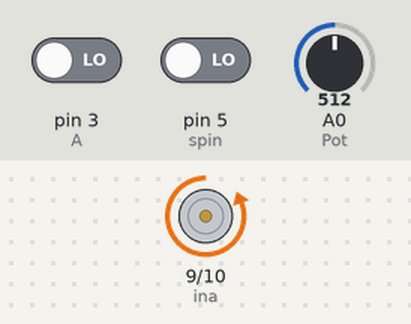
Recording of a sketch running on a simulated Arduino Uno, built with avr-gcc and run on an emulated ATmega328P. Shown: motor-driver pin pairs drawn as motors (green arrow = first pin HIGH = forward, orange = second pin HIGH = backward, longer = more drive, scaled by the enable pin). The test bench sets the inputs (shaded band); at power-on: A0 (Pot) = 512, pin 5 (spin) LOW, pin 3 (A) LOW.

Above: at 1.2 s.
1.3 s: A0 (Pot) set to 6
2.8 s: A0 (Pot) set to 3
At 3.5 s:
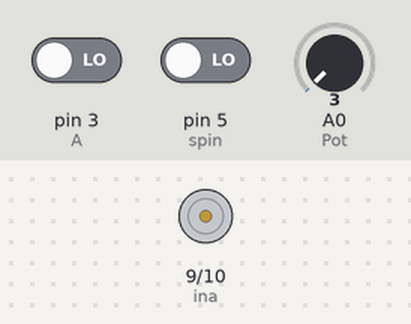
4.4 s: pin 5 (spin) driven HIGH
5.9 s: A0 (Pot) set to 122
At 6.6 s:
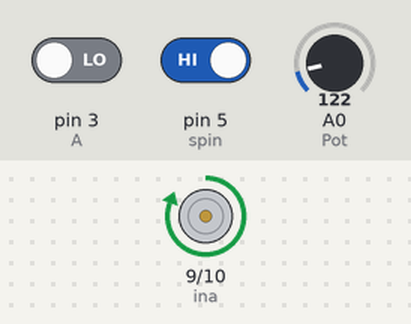
9.2 s: pin 5 (spin) driven LOW
At 10.3 s:
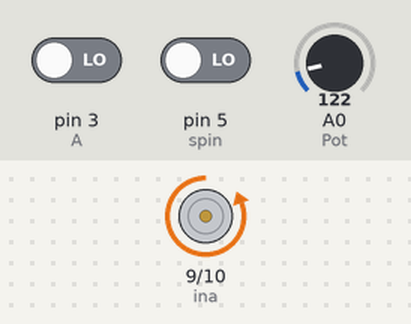
Timing chart, 0 to 11.7 s (numbered marks = the images above; inputs shaded):
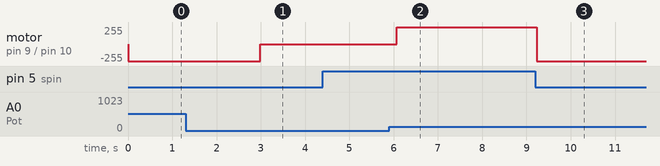

Measured:
- the behaviour switches between 5 and 4 on A0 (Pot) (found by bisection; images 0 and 1)
- after the input at 1.3 s, every drawn part: stays the same
- after the input at 2.8 s, motor on pin 9 (ina) / pin 10 (inb): backward 255/255 → stopped after 0.18 s
- after the input at 5.9 s, motor on pin 9 (ina) / pin 10 (inb): stopped → forward 255/255 after 0.17 s
- after the input at 9.2 s, motor on pin 9 (ina) / pin 10 (inb): forward 255/255 → backward 255/255 at once

The sketch:

Encoder_RTOS.ino
```cpp
//Practica 2 Read encoder and move it acording to a reference
//Libraries
#include <Arduino_FreeRTOS.h>
#include <queue.h>


///////////////Definitions/////////////////////
             /////Digital/////
///button for changing spin of motor
#define spin 5
#define A 3 //Phase A from encoder isr
#define B 4 //Phase B from encoder
//Reference
#define Pot 0
///MOTOR///
#define ina 9
#define inb 10
#define EN 11 //PWM h bridge send by a potentiometer

// define tasks functions names
void ReadPot_Task( void *pvParameters );
void ChangeSpin_Task( void *pvParameters );
void ReadMotor_Task( void *pvParameters );
void MoveMotor_Task( void *pvParameters );

//define queues handles variables
QueueHandle_t RefHandler;
QueueHandle_t EncoderHandler;
QueueHandle_t ButtonHandler;

void setup() {
   //initializing Serial plot for debugging
  Serial.begin(9600);
  /////PINOUT Declaration/////
  //motor
  pinMode(EN, OUTPUT);
  pinMode(ina, OUTPUT);
  pinMode(inb, OUTPUT);
   //Encoder and Potentiometer
  pinMode(Pot, INPUT);
  pinMode(A, INPUT);
  pinMode(B, INPUT);
  //button
  pinMode(spin, INPUT);
  //initialize moto
  digitalWrite(EN, 0);
  digitalWrite(ina, LOW);
  digitalWrite(inb, LOW);

   //initializing tasks:
  xTaskCreate(
    ReadPot_Task       // Function name
    ,  "Reference"  // A name just for humans
    ,  128  // This stack size can be checked & adjusted by reading the Stack Highwater
    ,  NULL //Parameters for the task
    ,  2  // Priority, with 3 (configMAX_PRIORITIES - 1) being the highest, and 0 being the lowest.
    ,  NULL ); //Task Handler
  xTaskCreate(ChangeSpin_Task, "Spin", 128, NULL, 2, NULL);
  xTaskCreate(ReadMotor_Task, "Encoder", 128, NULL, 0, NULL);
  xTaskCreate(MoveMotor_Task, "Control", 128, NULL, 1, NULL);

  //initializing Queues
  RefHandler = xQueueCreate( 10, sizeof( uint16_t ) );
  EncoderHandler = xQueueCreate( 10, sizeof( uint16_t ) );
  ButtonHandler = xQueueCreate( 10, sizeof( uint16_t ) );
}

void loop() { /*NOTHING*/ }

void ReadPot_Task(void *pvParameters){ //Reading reference sequence

  //variable for reading value from potentiometer
  uint16_t raw_value = 0;
  uint16_t ref = 0;
  for(;;){
    raw_value=analogRead(Pot);
    ref=map(raw_value,0,1023,0,255);//this modifies the potentiometer value so that the position works now by the distance the cart moves
    if(!xQueueSend(RefHandler,&ref,100)){
      Serial.println("Reference could not be sent");
    }
    vTaskDelay(10/portTICK_PERIOD_MS);//debounce
  }
}

void ChangeSpin_Task(void *pvParameters){//changing motor direction
  uint16_t flag = 0;
  int button = 0;
  for(;;){
    button = digitalRead(spin);
    if(button == HIGH){
      flag = 1;
    }
    else{
      flag = 0;
    }
//    Serial.print(button);
//    Serial.print(",");
//    Serial.println(flag);
    if(!xQueueSend(ButtonHandler,&flag,100)){
      Serial.println("spin could not be sent");
    }
    vTaskDelay(20/portTICK_PERIOD_MS);//debounce
  }
}

void ReadMotor_Task(void *pvParameters){//Reading encoder sequence

  int Aprev = 0;
  int Anew = 0;
  //variable for reading position from encoder
  uint16_t pos = 0;

  for(;;){
//    Serial.print(digitalRead(A));
//    Serial.print(",");
//    Serial.println(digitalRead(B));
    Anew = digitalRead(A);
    if(Aprev != Anew){
      if (digitalRead(B) == HIGH){
        pos--;
      }
      else{
        pos++;
      }
      Aprev = Anew;
    }
    if(!xQueueSend(EncoderHandler,&pos,100)){
      Serial.println("Position could not be sent");
    }
    vTaskDelay(10/portTICK_PERIOD_MS);//debounce
  }
}

void MoveMotor_Task(void *pvParameters){//Control PD sequence

  //external variables
  uint16_t PWM = 0; // from pot
  uint16_t pos = 0; // from encoder
  uint16_t flag; // for spin
  uint16_t prev = 0; //previous position
  //flags for security
  bool Rspin = true;
  bool Rpos = true;
  bool Rref = true;

  for(;;){

    //First we catch the messages from queues
    if(!xQueueReceive(RefHandler,&PWM,100)){
      Serial.println("reference not received");
      Rref = false; //update flag
    }
    if(!xQueueReceive(EncoderHandler,&pos,100)){
      Serial.println("encoder position not received");
      Rpos = false;
    }
    if(!xQueueReceive(ButtonHandler,&flag,100)){
      Serial.println("spin not received");
      Rspin = false;
    }

    if(Rref && Rspin){ //all values were read from queues it is safe tto continue with task
        if(flag){//clockwise routine
          digitalWrite(EN, PWM);
          digitalWrite(ina, HIGH);
          digitalWrite(inb, LOW);
        }else{//counterclockwise routine
          digitalWrite(EN, PWM); //0-255
          digitalWrite(ina, LOW);
          digitalWrite(inb, HIGH);
        }
        if(pos != prev){
          //data print routine
          Serial.print(flag);
          Serial.print("  ");
          Serial.print(PWM);
          Serial.print("  ");
          Serial.println(pos);
          prev=pos;//save previous position
        }
    }
    //update flags, lecture was fine
    Rref = true;
    Rspin = true;
    vTaskDelay(20/portTICK_PERIOD_MS);//wait order
  }
}
```
